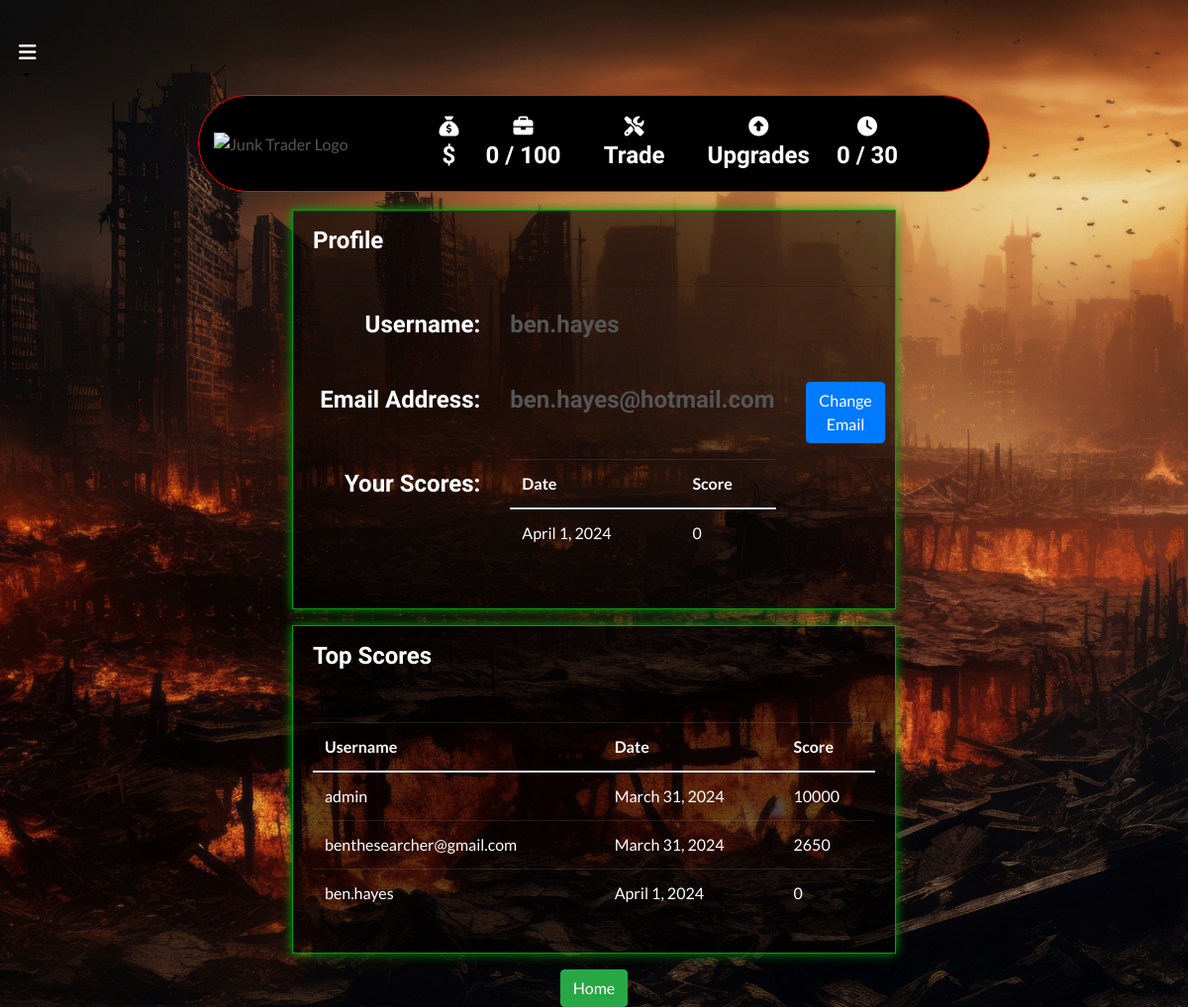
The app's page /profile/ (signed in) with its own data.
### profiles/models.py (models this page shows, shortened)
class UserProfile(models.Model):
    user = models.OneToOneField(User, on_delete=models.CASCADE)
    scores = models.IntegerField(default=0)
    date = models.DateField(auto_now_add=True)

### profiles/views.py (the view)
# urls.py: path('profile/', include('profiles.urls')),
def profile(request):
    profile = get_object_or_404(UserProfile, user=request.user)
    user_scores = UserProfile.objects.filter(user=request.user)
    top_scores = UserProfile.objects.all()
    template = 'profiles/profile.html'
    context = {
        'profile': profile,
        'user_scores': user_scores,
        'top_scores': top_scores,
    }
    return render(request, template, context)

### backpack/contexts.py (called while the page is built, shortened)
def backpack_contents(request):
    backpack_items = []
    total = 0
    total_quantity = 0
    collectable_count = 0
    backpack = request.session.get('backpack', {})
    grand_total = total
    context = {
        'backpack_items': backpack_items,
        'total': total,
        'total_quantity': total_quantity,
        'collectable_count': collectable_count,
        'grand_total': grand_total,
    }
    return context

def total_amount(request):
    total_amount = [0]
    return {'total_amount': total_amount}

def days_played(request):
    return {'days_played': request.session.get('days_played', 0)}

### profiles/templates/profiles/profile.html (shortened to what this page needs)
{% extends "base.html" %}
{% load static %}
{% block page_header %}
    <div class="container header-container">
    </div>
{% endblock %}
{% block content %}
<div class="container">
    <div class="row justify-content-center mt-5">
        <div class="col-md-8">
            <div class="box-profile">
                <div class="card-header text-white"><p>Profile</p></div>
                <div class="card-body">
                    <div class="form-group row">
                        <label for="username" class="col-md-4 text-md-right text-white"><p>Username:</p></label>
                        <div class="col-md-6">
                            <p>{{ user.username }}</p>
                        </div>
                    </div>
                    <div class="form-group row">
                        <label for="email" class="col-md-4 text-md-right text-white"><p>Email Address:</p></label>
                        <div class="col-md-6">
                            <p>{{ user.email }}</p>
                        </div>
                        <div class="col-md-2">
                            <a href="{% url 'account_email' %}" class="btn btn-primary">Change Email</a>
                        </div>
                    </div>
                    <div class="form-group row">
                        <label class="col-md-4 col-form-label text-md-right text-white"><p>Your Scores:</p></label>
                        <div class="col-md-6">
                            <table class="table">
                                <thead>
                                    <tr>
                                        <th>Date</th>
                                        <th>Score</th>
                                    </tr>
                                </thead>
                                <tbody>
                                    {% for score_entry in user_scores %}
                                        <tr>
                                            <td>{{ score_entry.date }}</td>
                                            <td>{{ score_entry.scores }}</td>
                                        </tr>
                                    {% endfor %}
                                </tbody>
                            </table>
                        </div>
                    </div>
                </div>
            </div>
                <div class="box-profile mt-3">
                    <div class="card-header text-white"><p>Top Scores</p></div>
                    <div class="card-body">
                        <table class="table">
                            <thead>
                                <tr>
                                    <th>Username</th>
                                    <th>Date</th>
                                    <th>Score</th>
                                </tr>
                            </thead>
                            <tbody>
                                {% for top_score in top_scores %}
                                    <tr>
                                        <td>{{ top_score.user.username }}</td>
                                        <td>{{ top_score.date }}</td>
                                        <td>{{ top_score.scores }}</td>
                                    </tr>
                                {% endfor %}
                            </tbody>
                        </table>
                    </div>
                </div>
        </div>
    </div>
    <div class="row justify-content-center mt-3">
        <div class="col-md-8">
            <div class="text-center">
                <a href="{% url 'home' %}" class="btn btn-success">Home</a>
            </div>
        </div>
    </div>
</div>
{% endblock %}

### static/css/base.css (style rules this page uses)
html { height: 100%; }
body { background: url('/media/bg_image.png') no-repeat center center fixed; background-size: cover; height: calc(100vh - 164px); color: #555; font-family: 'Lato'; }
p, h1, h2, h3, h4, h5, h6 { font-family: "Amatic SC", sans-serif; font-weight: 700; font-size: x-large; font-style: normal; }
.box-profile { border: 1px solid rgb(3, 160, 14); box-shadow: 0 0 10px rgb(3, 160, 14); background-color: #00000093; }
.table { width: 100%; margin-bottom: 1rem; color: #fff; }
.table th, .table td { padding: 0.75rem; vertical-align: top; border-top: 1px solid rgba(255, 255, 255, 0.1); }
.table th { vertical-align: bottom; border-bottom: 2px solid rgba(255, 255, 255, 0.1); }
@media (min-width: 1200px) { .container { max-width: 80%; } }
@media (min-width: 992px) { .header-container { padding-top: 164px; } }

### records on screen
UserProfile: date "April 1, 2024", scores "0", user.username "ben.hayes"
UserProfile: user.username "admin", date "March 31, 2024", scores "10000"
UserProfile: user.username "benthesearcher@gmail.com", date "March 31, 2024", scores "2650"

### other values on screen
{{ total_quantity }} "0"
{{ days_played }} "0"
{{ user.username }} "ben.hayes"
{{ user.email }} "ben.hayes@hotmail.com"
